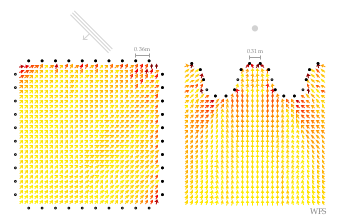

The script that saved this image:
#!/usr/bin/gnuplot
#
# FIGURE 6.6: Model predictions of the perceived direction for a synthesized
# sources in the audience area. Both secondary source distributions were driven
# by WFS with (2.57) for the plane wave and (2.64) for the point source.
#
# Explanation of calculated values:
# * the labels printed beside the position rows are the mean absolute
#   localization error, about the corresponding values from the rows. The values
#   were calculated by hand from the result files
# * the label representing the localization blur is the mean standard deviation
#   averaged over all positions and loudspeaker setups; the ones were more than
#   one arrow is printed for one position were excluded from the average
#
# AUTHOR:   Hagen Wierstorf
# SOFTWARE: gnuplot 5.0 patchlevel 3

reset
set macros
set loadpath '../../gnuplot' 'data'

load 'latex.cfg'
load 'localization.cfg'
load 'array.cfg'
load 'noborder.cfg'

set terminal epslatex size 10cm,6.5cm color colortext @small
set output 'fig6_06.tex'

unset key
set size ratio -1

set cbrange [0:40]

set tmargin 0
set bmargin 0
set lmargin 1
set rmargin 1

unset colorbox

set multiplot layout 1,2

# --- 1 data ---
arrow_size = 2.8
set xrange [-2:2]
set yrange [-2.1:3.1]
# WFS plane wave, box shape, 40 secondary sources
set arrow 21 from 1.244,2.1 to 1.6,2.1 heads size 0.05,90,0 front ls 101 # mark distance between adjacent loudspeakers
set label 21 '\tiny $0.36$\,m' at 1.422,2.3 front center tc ls 101
plot 'wfs_box_nls40.txt'                @localization_arrow,\
     'array_box_nls40.txt'              @array_inactive w p,\
     'array_box_nls40_wfs.txt'          @array_active w p,\
     set_plane_wave(0,2.8)             @plane_wave

# --- 2 data ---
arrow_size = 3
set xrange [-2.2:2.2]
set yrange [-3.7:1.6]
# WFS point source, concave shaped, 50 secondary sources
set arrow 21 from -0.155,0.65 to 0.155,0.65
set label 21 '\tiny $0.31$\,m' at 0,0.85
set label '\ft \acs{WFS}' at 2.1,-3.85 right front tc ls 101
plot 'wfs_concave_nls10.txt'            @localization_arrow,\
     'concave_array.txt'                @array_inactive w p,\
     'concave_array_selected.txt'       @array_active w p,\
     set_point_source(0,1.5)            @point_source

unset multiplot

call 'plot.plt' 'fig6_06'
